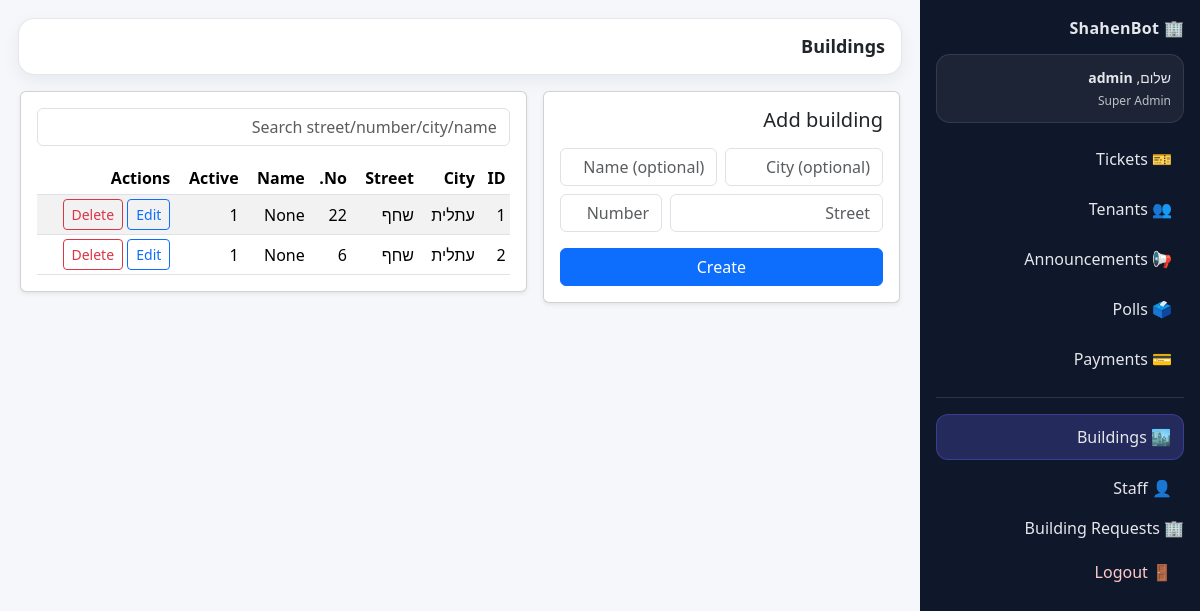
Before: /admin/buildings (signed in) with the older database file.
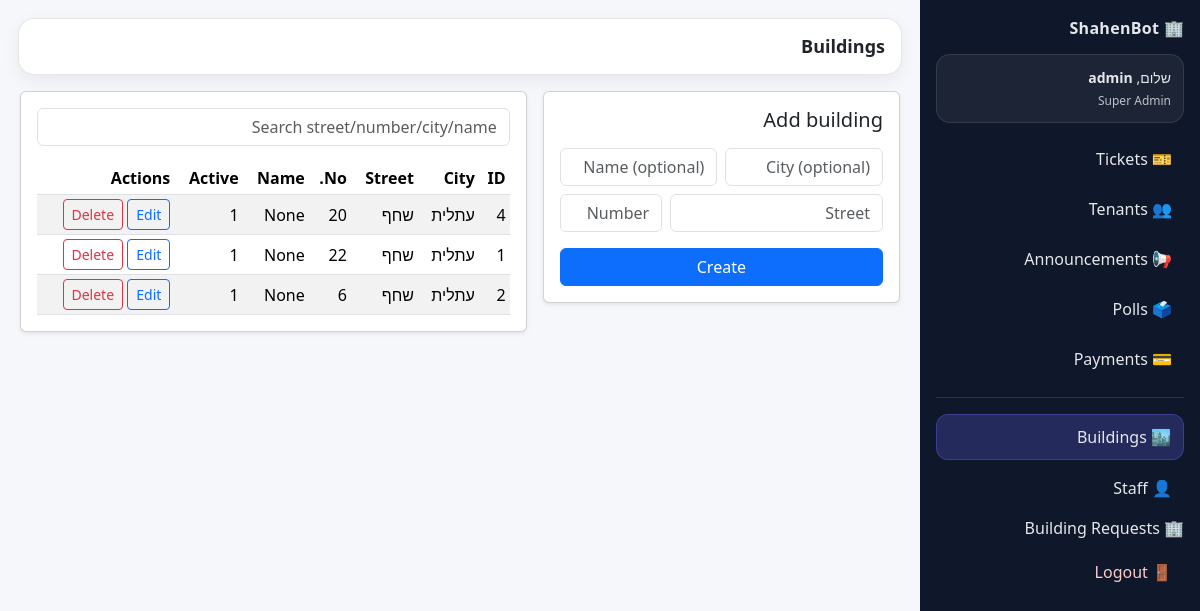
After: the same page with the newer database file.
### tables this page shows
CREATE TABLE staff_users (
            id INTEGER PRIMARY KEY AUTOINCREMENT,
            username TEXT NOT NULL UNIQUE,
            password_hash TEXT NOT NULL,
            role TEXT NOT NULL,          -- 'super_admin' | 'building_admin'
            building_id INTEGER,         -- NULL for super_admin
            created_at TEXT,
            FOREIGN KEY(building_id) REFERENCES buildings(id)
        );

CREATE TABLE buildings (
        id INTEGER PRIMARY KEY AUTOINCREMENT,
        city TEXT,
        street TEXT NOT NULL,
        number TEXT NOT NULL,
        name TEXT,
        is_active INTEGER DEFAULT 1,
        created_at TEXT
    , building_code TEXT);

### app.py (the view)
@app.get("/admin/buildings")
def admin_buildings():
    u = require_super_admin()
    if not isinstance(u, dict):
        return u
    q = request.args.get("q") or ""
    buildings = list_buildings_db(search=q if q else None)
    return render_template("buildings.html", buildings=buildings, q=q, current_user=u)

### app.py (called while the page is built)
def current_user():
    uid = session.get("staff_user_id")
    return get_staff_user_by_id_db(uid) if uid else None

def require_login():
    u = current_user()
    if not u:
        return redirect(url_for("login"))
    return u

def require_super_admin():
    u = require_login()
    if not isinstance(u, dict):
        return u
    if u["role"] != "super_admin":
        abort(403)
    return u

@app.context_processor
def inject_current_user():
    tenant_user = None
    tenant_id = session.get("tenant_id")
    if tenant_id:
        tenant_user = get_tenant_by_id_db(int(tenant_id))
    return dict(current_tenant=tenant_user)

### shahenbot_db.py (called while the page is built)
def get_connection():
    return sqlite3.connect(DB_PATH)

def list_buildings_db(limit: int = 500, search: str | None = None) -> list[dict]:
    conn = get_connection()
    cur = conn.cursor()
    q = """
      SELECT id, city, street, number, name, is_active, created_at
      FROM buildings
      WHERE 1=1
    """
    params = []
    if search:
        like = f"%{search}%"
        q += " AND (street LIKE ? OR number LIKE ? OR COALESCE(city,'') LIKE ? OR COALESCE(name,'') LIKE ?)"
        params += [like, like, like, like]
    q += " ORDER BY street, number LIMIT ?"
    params.append(limit)
    cur.execute(q, params)
    rows = cur.fetchall()
    conn.close()
    return [
        {"id": r[0], "city": r[1], "street": r[2], "number": r[3], "name": r[4], "is_active": r[5], "created_at": r[6]}
        for r in rows
    ]

def get_staff_user_by_id_db(staff_user_id: int) -> dict | None:
    conn = get_connection()
    cur = conn.cursor()
    cur.execute(
        """
        SELECT id, username, role, building_id, created_at
        FROM staff_users
        WHERE id=?
        """,
        (staff_user_id,),
    )
    r = cur.fetchone()
    conn.close()
    if not r:
        return None
    return {
        "id": r[0],
        "username": r[1],
        "role": r[2],
        "building_id": r[3],
        "created_at": r[4],
    }

### templates/buildings.html (shortened to what this page needs)
{% extends "admin_base.html" %}
{% block page_title %}Buildings{% endblock %}
{% block content %}
  <div class="row g-3">
    <div class="col-lg-5">
      <div class="card shadow-sm">
        <div class="card-body">
          <h5 class="mb-3">Add building</h5>
          <form method="post" action="{{ url_for('admin_buildings_create') }}">
            <div class="row g-2">
              <div class="col-6">
                <input class="form-control" name="city" placeholder="City (optional)">
              </div>
              <div class="col-6">
                <input class="form-control" name="name" placeholder="Name (optional)">
              </div>
              <div class="col-8">
                <input class="form-control" name="street" placeholder="Street" required>
              </div>
              <div class="col-4">
                <input class="form-control" name="number" placeholder="Number" required>
              </div>
            </div>
            <button class="btn btn-primary w-100 mt-3" type="submit">Create</button>
          </form>
        </div>
      </div>
    </div>
    <div class="col-lg-7">
      <div class="card shadow-sm">
        <div class="card-body">
          <form class="mb-3" method="get" action="{{ url_for('admin_buildings') }}">
            <input class="form-control" name="q" value="{{ q }}" placeholder="Search street/number/city/name">
          </form>
          <div class="table-responsive">
            <table class="table table-sm table-striped align-middle mb-0">
              <thead>
                <tr>
                  <th>ID</th>
                  <th>City</th>
                  <th>Street</th>
                  <th>No.</th>
                  <th>Name</th>
                  <th>Active</th>
                  <th>Actions</th>
                </tr>
              </thead>
              <tbody>
              {% for b in buildings %}
                <tr>
                  <td>{{ b.id }}</td>
                  <td>{{ b.city }}</td>
                  <td>{{ b.street }}</td>
                  <td>{{ b.number }}</td>
                  <td>{{ b.name }}</td>
                  <td>{{ b.is_active }}</td>
<td class="text-nowrap">
  <button class="btn btn-sm btn-outline-primary"
          data-bs-toggle="modal"
          data-bs-target="#editBuilding{{ b.id }}">
    Edit
  </button>
  <form method="post" action="{{ url_for('admin_buildings_delete', building_id=b.id) }}"
        style="display:inline;"
        onsubmit="return confirm('Deactivate this building?');">
    <button class="btn btn-sm btn-outline-danger" type="submit">Delete</button>
  </form>
</td>
                </tr>
              {% endfor %}
              </tbody>
            </table>
          </div>
        </div>
      </div>
    </div>
  </div>
{% endblock %}

### templates/admin_base.html (shortened to what this page needs)
<!doctype html>
<html lang="he" dir="rtl">
<head>
  <link href="https://cdn.jsdelivr.net/npm/bootstrap@5.3.3/dist/css/bootstrap.min.css" rel="stylesheet">
</head>
<body>
<div class="sb-layout">
  <aside class="sb-sidebar">
    <div class="sb-brand">🏢 ShahenBot</div>
    <div class="sb-userbox">
      <div class="sb-hello">שלום, <b>{{ current_user.username if current_user else "Admin" }}</b></div>
      {% if current_user and current_user.role == "building_admin" %}
        <div class="sb-sub">בניין #{{ current_user.building_id }}</div>
      {% elif current_user and current_user.role == "super_admin" %}
        <div class="sb-sub">Super Admin</div>
      {% endif %}
    </div>
    <nav class="sb-nav">
      <a class="sb-link {% if request.endpoint=='admin_dashboard' %}active{% endif %}"
         href="{{ url_for('admin_dashboard') }}">🎫 Tickets</a>
      <a class="sb-link {% if request.endpoint=='admin_tenants' %}active{% endif %}"
         href="{{ url_for('admin_tenants') }}">👥 Tenants</a>
      <a class="sb-link {% if request.endpoint=='admin_announcements' %}active{% endif %}"
         href="{{ url_for('admin_announcements') }}">📢 Announcements</a>
      <a class="sb-link {% if request.endpoint in ['admin_polls','admin_poll_results'] %}active{% endif %}"
         href="{{ url_for('admin_polls') }}">🗳️ Polls</a>
      <a class="sb-link {% if request.endpoint.startswith('admin_payments') %}active{% endif %}"
         href="{{ url_for('admin_payments') }}">💳 Payments</a>
      {% if current_user and current_user.role == "super_admin" %}
        <div class="sb-sep"></div>
        <a class="sb-link {% if request.endpoint=='admin_buildings' %}active{% endif %}"
           href="{{ url_for('admin_buildings') }}">🏙️ Buildings</a>
        <a class="sb-link {% if request.endpoint=='admin_staff' %}active{% endif %}"
           href="{{ url_for('admin_staff') }}">👤 Staff</a>
             <a class="nav-link {% if request.endpoint=='admin_building_requests' %}active{% endif %}"
     href="{{ url_for('admin_building_requests') }}">
    🏢 Building Requests
  </a>
      {% endif %}
    </nav>
    <div class="sb-footer">
      <a class="sb-link danger" href="{{ url_for('logout') }}">🚪 Logout</a>
    </div>
  </aside>
  <main class="sb-main">
    <div class="sb-topbar">
      <div class="sb-page-title">{% block page_title %}{% endblock %}</div>
    </div>
    <div class="sb-content">
      {% block content %}{% endblock %}
    </div>
  </main>
</div>
</body>
</html>

### templates/admin_base.html (style rules this page uses)
body { background:#f5f7fb; }
.sb-layout { display:flex; min-height:100vh; }
.sb-sidebar { width:280px; flex:0 0 280px; background:#0f172a; color:#e5e7eb; padding:16px; position:sticky; top:0; height:100vh; }
.sb-brand { font-weight:800; letter-spacing:.3px; margin-bottom:14px; }
.sb-userbox { background:rgba(255,255,255,.06); border:1px solid rgba(255,255,255,.10); border-radius:14px; padding:12px; margin-bottom:14px; }
.sb-hello { font-size:14px; }
.sb-sub { font-size:12px; opacity:.8; margin-top:4px; }
.sb-nav { display:flex; flex-direction:column; gap:6px; margin-top:10px; }
.sb-link { display:block; text-decoration:none; color:#e5e7eb; padding:10px 12px; border-radius:12px; }
.sb-link.active { background:rgba(99,102,241,.25); border:1px solid rgba(99,102,241,.35); }
.sb-sep { height:1px; background:rgba(255,255,255,.12); margin:10px 0; }
.sb-footer { margin-top:auto; padding-top:10px; }
.sb-link.danger { color:#fecaca; }
.sb-main { flex:1; padding:18px; }
.sb-topbar { background:#ffffff; border:1px solid rgba(15,23,42,.10); border-radius:16px; padding:14px 16px; display:flex; align-items:center; justify-content:space-between; box-shadow:0 6px 18px rgba(15,23,42,.06); margin-bottom:14px; }
.sb-page-title { font-size:18px; font-weight:800; }
.sb-content { padding:2px; }

Changed rows visible on the page:
added buildings: id "4", city "עתלית", street "שחף", number "20", name "None", is_active "1"
